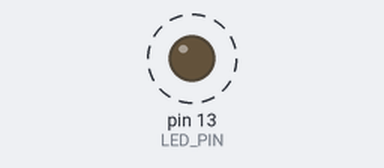
Recording of a program running on a simulated Teensy 4. Shown: output pins drawn as LEDs (lit = HIGH). Dashed ring = blinking. What the program prints to the serial monitor is not drawn.

Above: at 0.2 s.
Timing chart, 0 to 3.0 s (numbered marks = the images above):
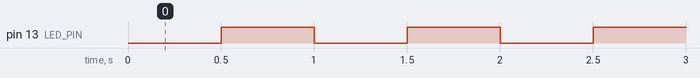

Measured:
- by itself, pin 13 (LED_PIN): alternates HIGH for 0.50 s and LOW for 0.50 s

The program:

main.cpp
```cpp
#include <Arduino.h>

constexpr uint8_t LED_PIN = LED_BUILTIN;
constexpr uint32_t BLINK_INTERVAL_MS = 500;

void setup() {
    pinMode(LED_PIN, OUTPUT);
    Serial.begin(115200);
    while (!Serial) {
        // Wait for serial connection (Teensy native USB)
    }
    Serial.println("Teensy LED blink + Serial print test started.");
}

void loop() {
    static uint32_t lastToggle = 0;
    const uint32_t now = millis();

    if (now - lastToggle >= BLINK_INTERVAL_MS) {
        digitalWrite(LED_PIN, !digitalRead(LED_PIN));
        Serial.print("LED state: ");
        Serial.println(digitalRead(LED_PIN) ? "ON" : "OFF");
        lastToggle = now;
    }
}
```
